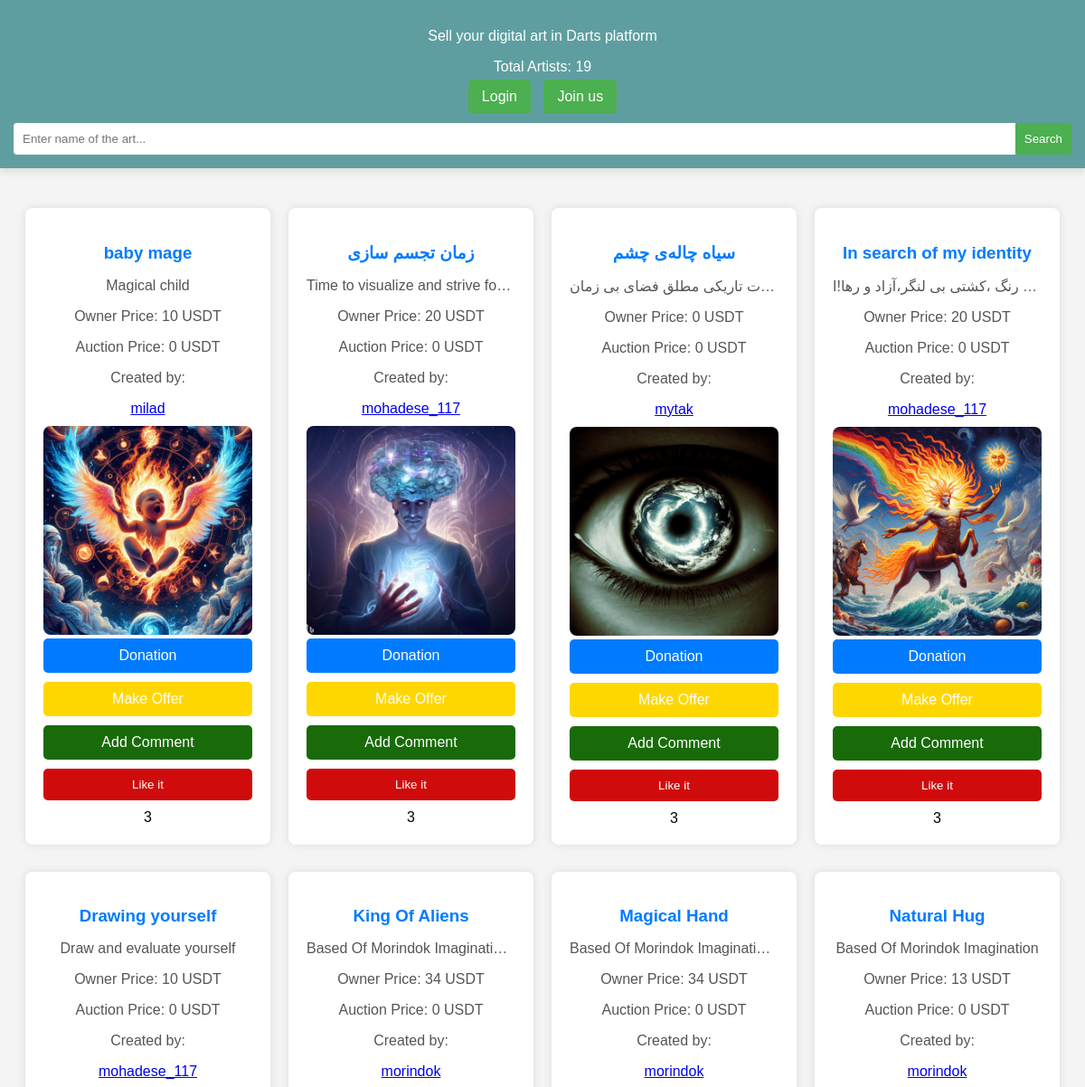
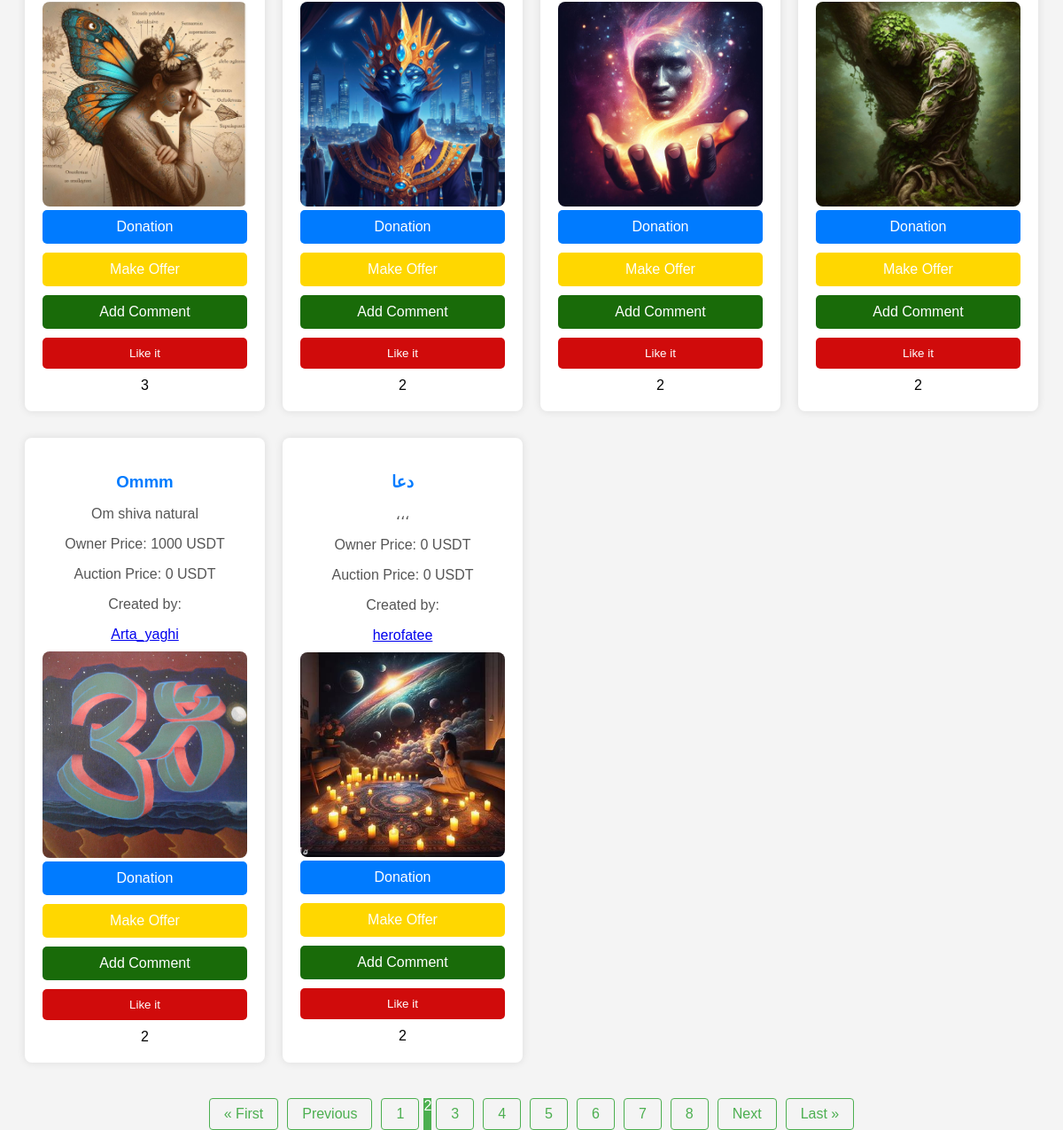
Screenshot of /?page=2 with the database file from the repository (2 pictures, top to bottom).
### accounts/models.py (models this page shows, shortened)
class Artwork(models.Model):
    title = models.CharField(max_length=35)
    description = models.TextField(max_length=100)
    price = models.PositiveIntegerField(default=0, max_length=10000000)
    image = models.ImageField(upload_to='public_html/media')
    uploaded_by = models.ForeignKey(User, on_delete=models.CASCADE, related_name='uploaded_by_artworks')
    approved = models.BooleanField(default=False)
    likes = models.IntegerField(default=0)
    liked_by = models.ManyToManyField(User, related_name='liked_artworks', blank=True)
    comments = models.ManyToManyField(Comment, related_name='artwork_comments')
    current_bid_amount = models.PositiveIntegerField(default=0, verbose_name='مبلغ فعلی مزایده')
    current_highest_bidder = models.ForeignKey(User, on_delete=models.SET_NULL, null=True, related_name='current_highest_bidder_artworks')

### accounts/views.py (the view)
# urls.py: path('', gallery, name='gallery'),
def gallery(request):
    search_query = request.GET.get('search', '')
    artworks = Artwork.objects.filter(Q(title__icontains=search_query), approved=True).order_by('-likes')
    total_users = User.objects.count()
    artworks_per_page = 10
    paginator = Paginator(artworks, artworks_per_page)
    page = request.GET.get('page', 1)
    try:
        artworks = paginator.page(page)
    except PageNotAnInteger:
        artworks = paginator.page(1)
    except EmptyPage:
        artworks = paginator.page(paginator.num_pages)
    return render(request, 'gallery.html',
                  {'artworks': artworks, 'search_query': search_query, 'total_users': total_users})

### accounts/templates/gallery.html (shortened to what this page needs)
<!DOCTYPE html>
<html lang="fa">
<head>
</head>
<body>
<nav>
    <p>Sell your digital art in Darts platform</p>
    <p>Total Artists: {{ total_users }}</p>
    {% if user.is_authenticated %}
        <a href="{% url 'dashboard' %}">Your dashboard</a>
    {% else %}
        <a href="{% url 'login' %}">Login</a>
        <a href="{% url 'signup' %}">Join us</a>
    {% endif %}
    <form method="GET" action="{% url 'gallery' %}">
        <input type="text" name="search" placeholder="Enter name of the art...">
        <button type="submit">Search</button>
    </form>
</nav>
<div class="gallery">
    {% for artwork in artworks %}
        <div class="artwork">
            <h3>{{ artwork.title }}</h3>
            <p>{{ artwork.description }}</p>
            <p>Owner Price: {{ artwork.price }} USDT</p>
            <p>Auction Price:
                {% if artwork.current_bid_amount %}{{ artwork.current_bid_amount }} USDT{% else %}0 USDT{% endif %}</p>
            <p>Created by:</p>
            <a href="{% url 'user_gallery' username=artwork.uploaded_by.username %}">
                {{ artwork.uploaded_by.username }}
            </a><br>
            <img src="{{ artwork.image.url }}" alt="{{ artwork.title }}">
            <a href="{% url 'purchase' artwork_id=artwork.id %}" class="donation-button">Donation</a>
            <a href="{% url 'participate_auction' artwork_id=artwork.id %}" class="make-offer-button">Make Offer</a>
            <a href="{% url 'add_comment' artwork_id=artwork.id %}" class="comment-button">Add Comment</a>
            <form method="post" action="{%       url 'like_artwork' artwork_id=artwork.id %}">
                <button type="submit" class="like-btn">Like it</button>
            </form>
            <span class="like-count">{{ artwork.likes }}</span>
        </div>
    {% endfor %}
</div>
<div class="pagination">
    {% if artworks.has_previous %}
        <a href="?page=1">&laquo; First</a>
        <a href="?page={{ artworks.previous_page_number }}">Previous</a>
    {% endif %}
    {% for num in artworks.paginator.page_range %}
        {% if artworks.number == num %}
            <span class="active">{{ num }}</span>
        {% else %}
            <a href="?page={{ num }}">{{ num }}</a>
        {% endif %}
    {% endfor %}
    {% if artworks.has_next %}
        <a href="?page={{ artworks.next_page_number }}">Next</a>
        <a href="?page={{ artworks.paginator.num_pages }}">Last &raquo;</a>
    {% endif %}
</div>
</body>
</html>

### accounts/templates/gallery.html (style rules this page uses)
body { font-family: 'Tahoma', sans-serif; background-color: #f4f4f4; margin-top: 200px; padding: 0; display: block; align-items: center; justify-content: center; flex-direction: column; height: 100vh; }
nav { position: fixed; top: 0; left: 0; right: 0; background-color: cadetblue; padding: 15px; text-align: center; z-index: 1000; box-shadow: 0 4px 8px rgba(0, 0, 0, 0.1); margin-bottom: 300px; }
nav p { margin-bottom: 5px; color: #fff; }
nav a { display: inline-block; color: white; text-decoration: none; padding: 10px 15px; margin: 0 5px; border-radius: 5px; transition: background-color 0.3s ease; background-color: #4CAF50; }
form { display: flex; margin-top: 10px; }
form input { flex: 1; padding: 10px; border-radius: 4px 0 0 4px; border: 1px solid #ccc; }
form button { padding: 10px; border-radius: 4px; background-color: #4CAF50; color: white; cursor: pointer; align-self: center; }
form input, form button { border: none; outline: none; }
.gallery { display: grid; grid-template-columns: repeat(auto-fill, minmax(250px, 1fr)); gap: 20px; padding: 20px; box-sizing: border-box; margin-top: 100px; }
.artwork { max-width: 100%; text-align: center; background-color: #fff; padding: 20px; border-radius: 8px; box-shadow: 0 0 10px rgba(0, 0, 0, 0.1); margin-top: 10px; object-fit: cover; }
.artwork h3 { margin-bottom: 8px; color: #007BFF; text-overflow: ellipsis; overflow: hidden; }
.artwork form { display: flex; justify-content: center; margin-top: 10px; }
.artwork p { margin-bottom: 16px; color: #555; overflow: hidden; text-overflow: ellipsis; white-space: nowrap; }
.artwork img { max-width: 100%; height: auto; border-radius: 8px; margin-top: 10px; }
.pagination { display: flex; justify-content: center; margin-top: 20px; }
.pagination a { color: #4CAF50; padding: 8px 16px; text-decoration: none; transition: background-color 0.3s ease; border: 1px solid #4CAF50; margin: 0 5px; border-radius: 4px; }
.pagination .active { background-color: #4CAF50; color: white; }
.gallery:after { content: ""; display: table; clear: both; }
.artwork a.donation-button, .artwork a.delete-button, .artwork a.comment-button, .artwork a.make-offer-button { display: block; width: 100%; margin-bottom: 10px; padding: 10px 0; border-radius: 5px; transition: background-color 0.3s ease; text-align: center; text-decoration: none; }
.artwork a.donation-button { background-color: #007BFF; color: white; }
.artwork a.comment-button { background-color: #196b09; color: white; }
.artwork a.make-offer-button { background-color: #FFD700; color: white; }
.like-btn { display: block; width: 100%; margin-bottom: 10px; padding: 10px 0; border-radius: 5px; transition: background-color 0.3s ease; text-align: center; text-decoration: none; background-color: #d00b0b; color: white; border: none; cursor: pointer; outline: none; }

### rows the page displays
Artwork: title "baby mage", description "Magical child", price "10", current_bid_amount "0 USDT", uploaded_by.username "milad", image (picture), likes "3"
Artwork: title "زمان تجسم سازی", description "Time to visualize and strive fo…", price "20", current_bid_amount "0 USDT", uploaded_by.username "mohadese_117", image (picture), likes "3"
Artwork: title "سیاه چاله‌ی چشم", price "0", current_bid_amount "0 USDT", uploaded_by.username "mytak", image (picture), likes "3"
Artwork: title "In search of my identity", price "20", current_bid_amount "0 USDT", uploaded_by.username "mohadese_117", image (picture), likes "3"
Artwork: title "Drawing yourself", description "Draw and evaluate yourself", price "10", current_bid_amount "0 USDT", uploaded_by.username "mohadese_117", image (picture), likes "3"
Artwork: title "King Of Aliens", description "Based Of Morindok Imaginations", price "34", current_bid_amount "0 USDT", uploaded_by.username "morindok", image (picture), likes "2"
Artwork: title "Magical Hand", description "Based Of Morindok Imaginations", price "34", current_bid_amount "0 USDT", uploaded_by.username "morindok", image (picture), likes "2"
Artwork: title "Natural Hug", description "Based Of Morindok Imagination", price "13", current_bid_amount "0 USDT", uploaded_by.username "morindok", image (picture), likes "2"
Artwork: title "Ommm", description "Om shiva natural", price "1000", current_bid_amount "0 USDT", uploaded_by.username "Arta_yaghi", image (picture), likes "2"
Artwork: title "دعا", description "،،،", price "0", current_bid_amount "0 USDT", uploaded_by.username "herofatee", image (picture), likes "2"

### other values shown
{{ total_users }} "19"
{{ num }} "1" "3" "4" "5" "6" "7" "8"
{{ num }} "2"
